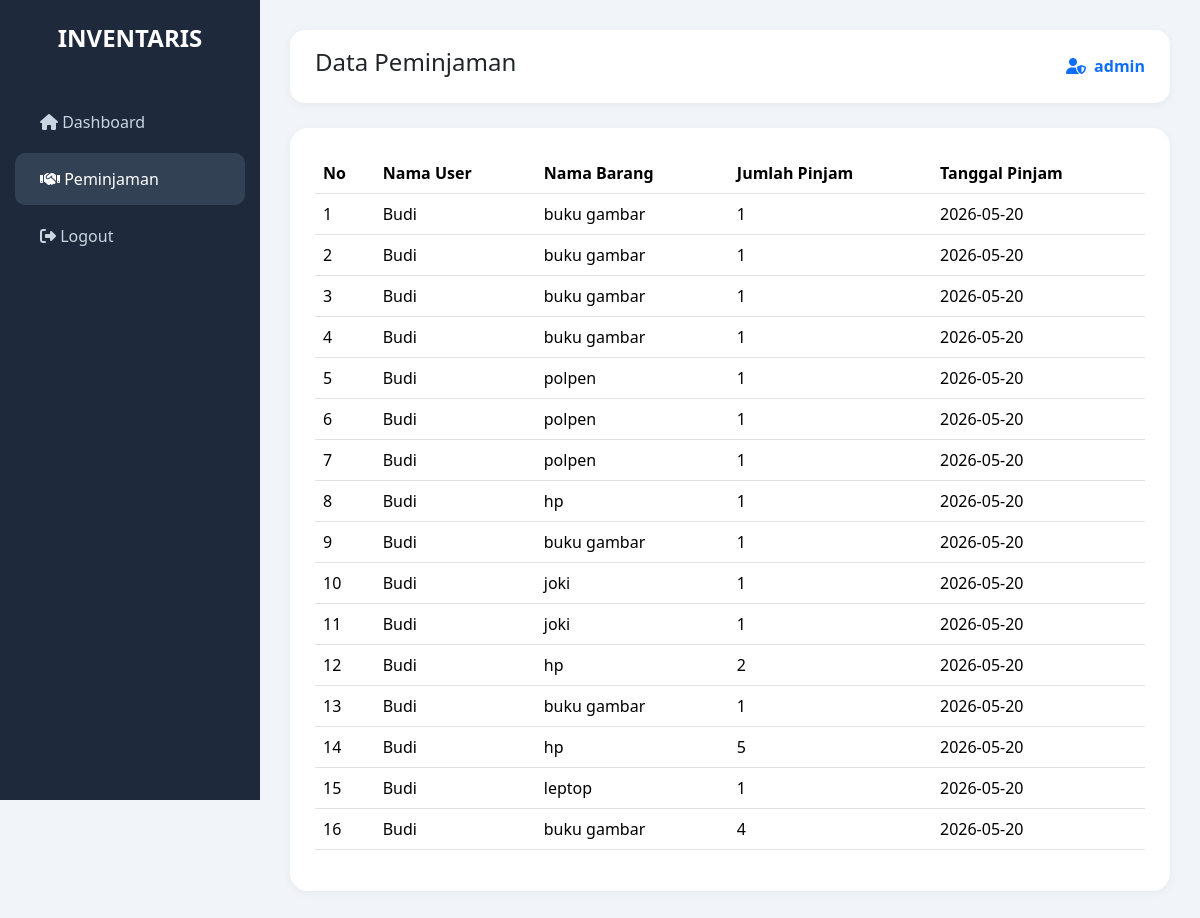
/peminjaman.php (signed in), run on the app's committed database.
### tables this page shows
CREATE TABLE `peminjaman` (
  `id_pinjam` int(11) NOT NULL,
  `id_user` int(11) DEFAULT NULL,
  `id_barang` int(11) DEFAULT NULL,
  `jumlah_pinjam` int(11) DEFAULT NULL,
  `tanggal_pinjam` date DEFAULT NULL
);

CREATE TABLE `user` (
  `id_user` int(11) NOT NULL,
  `nama` varchar(100) DEFAULT NULL,
  `username` varchar(50) DEFAULT NULL,
  `password` varchar(100) DEFAULT NULL,
  `role` enum('admin','peminjam') DEFAULT NULL
);

CREATE TABLE `barang` (
  `id_barang` int(11) NOT NULL,
  `nama_barang` varchar(100) DEFAULT NULL,
  `jumlah` int(11) DEFAULT NULL,
  `kondisi_barang` varchar(50) DEFAULT NULL
);

### peminjaman.php (the view, shortened to what this page needs)
<?php
include('../koneksi.php');
$data = mysqli_query($conn, "
    SELECT
        peminjaman.*,
        user.nama AS nama_user,
        barang.nama_barang
    FROM peminjaman
    LEFT JOIN user ON peminjaman.id_user = user.id_user
    LEFT JOIN barang ON peminjaman.id_barang = barang.id_barang
    ORDER BY peminjaman.id_pinjam DESC
");
?>
<!DOCTYPE html>
<html lang="id">
<head>
    <link href="https://cdn.jsdelivr.net/npm/bootstrap@5.3.3/dist/css/bootstrap.min.css" rel="stylesheet">
    <link rel="stylesheet" href="https://cdnjs.cloudflare.com/ajax/libs/font-awesome/6.5.1/css/all.min.css"/>
</head>
<body>
<div class="sidebar">
    <div class="logo">INVENTARIS</div>
    <div class="menu">
        <a href="dashboard.php">
            <i class="fa fa-home"></i> Dashboard
        </a>
        <a href="peminjaman.php" class="active">
            <i class="fa fa-handshake"></i> Peminjaman
        </a>
        <a href="../logout.php">
            <i class="fa fa-right-from-bracket"></i> Logout
        </a>
    </div>
</div>
<div class="main">
    <div class="topbar">
        <h4>Data Peminjaman</h4>
        <div class="fw-bold text-primary"><i class="fa fa-user-shield me-1"></i> <?= $_SESSION['username']; ?></div>
    </div>
    <div class="table-area">
        <table class="table table-hover align-middle">
            <thead>
                <tr>
                    <th>No</th>
                    <th>Nama User</th>
                    <th>Nama Barang</th>
                    <th>Jumlah Pinjam</th>
                    <th>Tanggal Pinjam</th>
                </tr>
            </thead>
            <tbody>
            <?php
            $no = 1;
            while($d = mysqli_fetch_array($data)){
                if (!empty($d['nama_user'])) {
                    $nama_tampil = $d['nama_user'];
                } else {
                    $nama_tampil = "<span class='badge bg-danger'>ID User (".$d['id_user'].") Tidak Terdaftar</span>";
                }
            ?>
                <tr>
                    <td><?= $no++; ?></td>
                    <td><?= $nama_tampil; ?></td>
                    <td><?= $d['nama_barang']; ?></td>
                    <td><?= $d['jumlah_pinjam']; ?></td>
                    <td><?= $d['tanggal_pinjam']; ?></td>
                </tr>
            <?php } ?>
            </tbody>
        </table>
    </div>
</div>
</body>
</html>

### peminjaman.php (style rules this page uses)
* { font-family:'Segoe UI', sans-serif; }
body { background:#f1f5f9; }
.sidebar { width:260px; height:100vh; background:#1e293b; position:fixed; color:white; padding-top:20px; }
.logo { font-size:24px; font-weight:bold; text-align:center; margin-bottom:40px; }
.menu a { display:block; color:#cbd5e1; padding:14px 25px; text-decoration:none; margin:5px 15px; border-radius:10px; transition:0.3s; }
.menu a:hover, .menu .active { background:#334155; color:white; }
.main { margin-left:260px; padding:30px; }
.topbar { background:white; padding:18px 25px; border-radius:15px; display:flex; justify-content:space-between; align-items:center; margin-bottom:25px; box-shadow:0 2px 10px rgba(0,0,0,0.05); }
.table-area { background:white; padding:25px; border-radius:18px; box-shadow:0 2px 10px rgba(0,0,0,0.05); }

### data on the page
peminjaman: id_user.nama "Budi", id_barang.nama_barang "buku gambar", jumlah_pinjam "1", tanggal_pinjam "2026-05-20"
peminjaman: id_user.nama "Budi", id_barang.nama_barang "buku gambar", jumlah_pinjam "1", tanggal_pinjam "2026-05-20"
peminjaman: id_user.nama "Budi", id_barang.nama_barang "buku gambar", jumlah_pinjam "1", tanggal_pinjam "2026-05-20"
peminjaman: id_user.nama "Budi", id_barang.nama_barang "buku gambar", jumlah_pinjam "1", tanggal_pinjam "2026-05-20"
peminjaman: id_user.nama "Budi", id_barang.nama_barang "polpen", jumlah_pinjam "1", tanggal_pinjam "2026-05-20"
peminjaman: id_user.nama "Budi", id_barang.nama_barang "polpen", jumlah_pinjam "1", tanggal_pinjam "2026-05-20"
peminjaman: id_user.nama "Budi", id_barang.nama_barang "polpen", jumlah_pinjam "1", tanggal_pinjam "2026-05-20"
peminjaman: id_user.nama "Budi", id_barang.nama_barang "hp", jumlah_pinjam "1", tanggal_pinjam "2026-05-20"
peminjaman: id_user.nama "Budi", id_barang.nama_barang "buku gambar", jumlah_pinjam "1", tanggal_pinjam "2026-05-20"
peminjaman: id_user.nama "Budi", id_barang.nama_barang "joki", jumlah_pinjam "1", tanggal_pinjam "2026-05-20"
peminjaman: id_user.nama "Budi", id_barang.nama_barang "joki", jumlah_pinjam "1", tanggal_pinjam "2026-05-20"
peminjaman: id_user.nama "Budi", id_barang.nama_barang "hp", jumlah_pinjam "2", tanggal_pinjam "2026-05-20"
peminjaman: id_user.nama "Budi", id_barang.nama_barang "buku gambar", jumlah_pinjam "1", tanggal_pinjam "2026-05-20"
peminjaman: id_user.nama "Budi", id_barang.nama_barang "hp", jumlah_pinjam "5", tanggal_pinjam "2026-05-20"
peminjaman: id_user.nama "Budi", id_barang.nama_barang "leptop", jumlah_pinjam "1", tanggal_pinjam "2026-05-20"
peminjaman: id_user.nama "Budi", id_barang.nama_barang "buku gambar", jumlah_pinjam "4", tanggal_pinjam "2026-05-20"

### other printed values
$_SESSION['username'] "admin"
